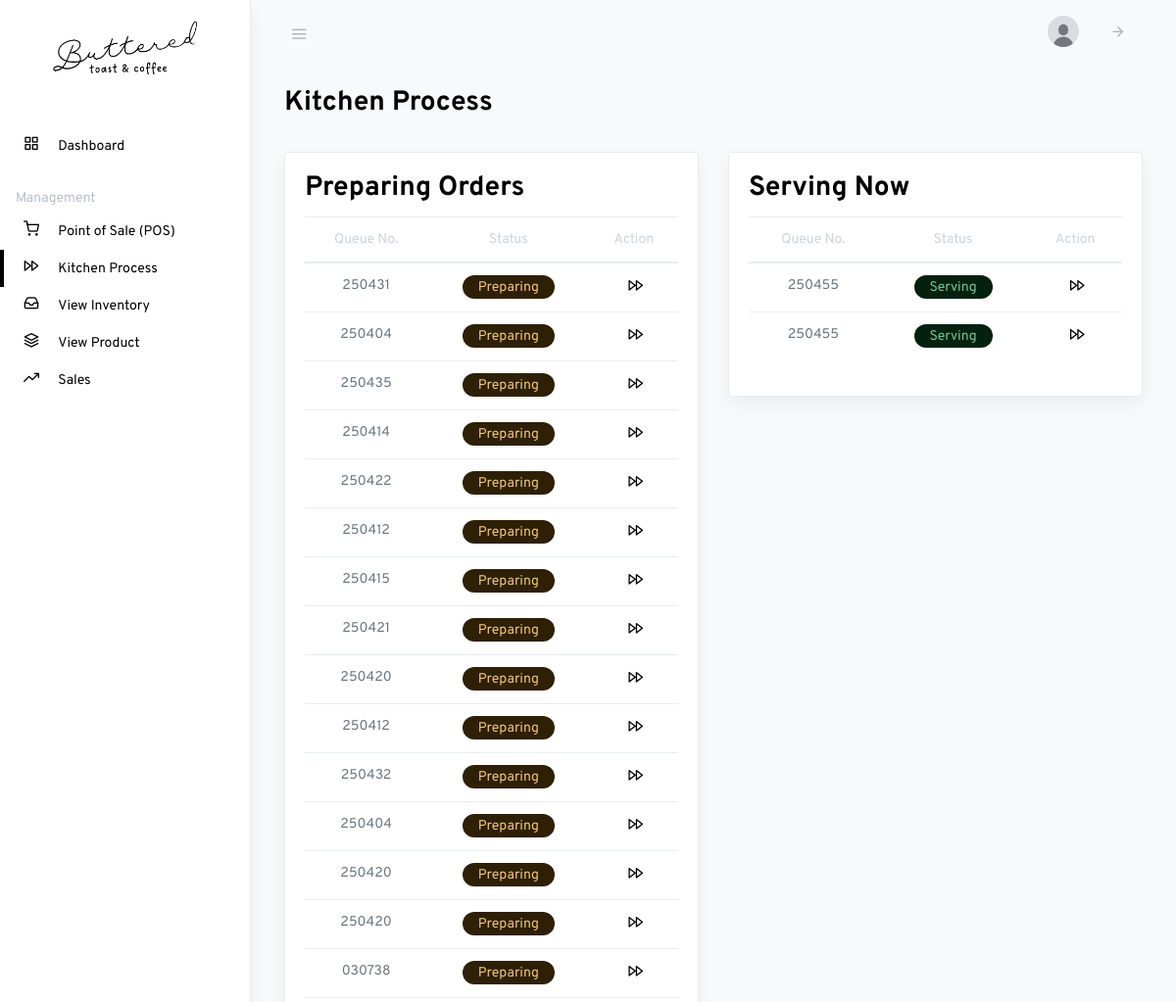
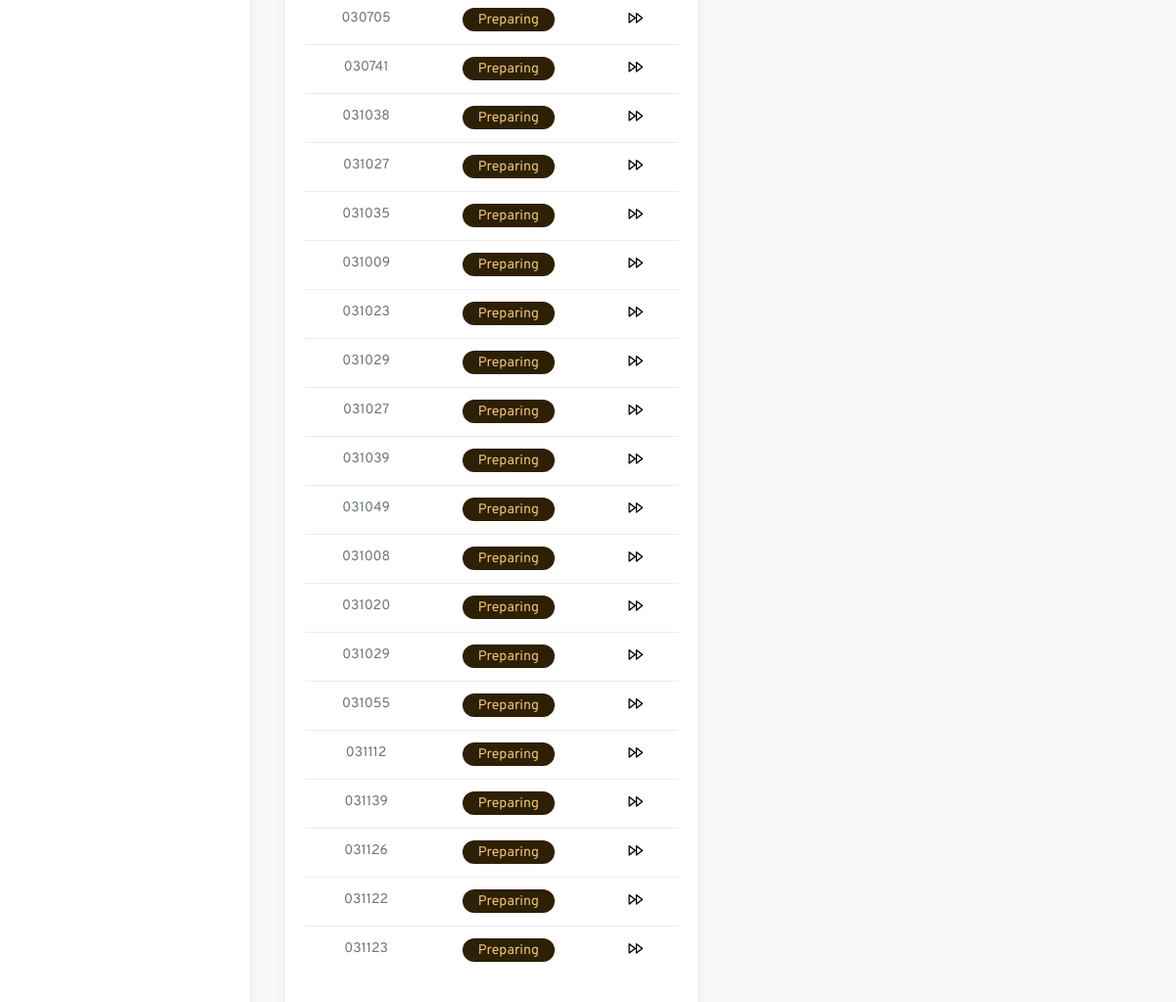
The page /staff-kitchen-process.php (signed in) on the database its author committed (2 pictures, top to bottom).
### tables this page shows
CREATE TABLE `staff` (
  `staff_id` int(11) NOT NULL,
  `branch_id` int(11) NOT NULL,
  `status` int(1) NOT NULL,
  `username` varchar(50) NOT NULL,
  `password` varchar(255) NOT NULL,
  `email` text NOT NULL,
  `firstname` text NOT NULL,
  `lastname` text NOT NULL,
  `contact_number` text NOT NULL,
  `photo` text NOT NULL,
  `last_updated` timestamp(6) NOT NULL DEFAULT current_timestamp(6) ON UPDATE current_timestamp(6)
);

CREATE TABLE `sales` (
  `sale_id` int(11) NOT NULL,
  `branch_id` int(11) NOT NULL,
  `total_amount` decimal(11,2) NOT NULL,
  `customer_pay` decimal(11,2) NOT NULL,
  `change_amount` decimal(11,2) NOT NULL,
  `payment_method` text NOT NULL,
  `queue_no` text NOT NULL,
  `status` int(1) NOT NULL,
  `transaction_date` timestamp(6) NOT NULL DEFAULT current_timestamp(6) ON UPDATE current_timestamp(6)
);

### staff-kitchen-process.php (the view, shortened to what this page needs)
<?php
$active_page = "kitchen";
?>
<!DOCTYPE html>
<html lang="en">
<head>
    <?php include 'partials/header.php'; ?>
</head>
<body class="vertical  light">
    <div class="wrapper">
        <?php include 'partials/staff-navbar.php'; ?>
        <main role="main" class="main-content">
            <div class="container-fluid">
                <h2 class="page-title">Kitchen Process</h2>
                <div class="row justify-content-center">
                    <div class="col-6">
                        <div class="row my-4">
                            <div class="col-md-12">
                                <div class="card shadow">
                                    <div class="card-body">
                                        <h2 class="card-title">Preparing Orders</h2>
                                        <table class="table datatables" id="dataTable-1">
                                            <thead>
                                                <tr class="text-center">
                                                    <th>Queue No.</th>
                                                    <th>Status</th>
                                                    <th>Action</th>
                                                </tr>
                                            </thead>
                                            <tbody>
                                                <?php
                                                $sql1 = "SELECT * FROM sales WHERE status = 0";
                                                $r = mysqli_query($link, $sql1);
                                                if ($r->num_rows > 0) {
                                                    while ($row1 = mysqli_fetch_assoc($r)) {
                                                        ?>
                                                        <tr class="text-center">
                                                            <td>
                                                                <p class="fw-normal mb-1">
                                                                    <?php echo $row1['queue_no']; ?>
                                                                </p>
                                                            </td>
                                                            <td>
                                                                <span
                                                                    class="badge badge-warning rounded-pill d-inline px-3">Preparing</span>
                                                            </td>
                                                            <td>
                                                                <div class="d-inline">
                                                                    <a class="ml-1 action-icon" href="javascript:void(0);"
                                                                        onclick="confirmStatusUpdate('<?php echo $row1['queue_no']; ?>', <?php echo $row1['status']; ?>)">
                                                                        <i class="fe fe-fast-forward fe-16"></i>
                                                                    </a>
                                                                </div>
                                                            </td>
                                                        </tr>
                                                        <?php
                                                    }
                                                }
                                                ?>
                                            </tbody>
                                        </table>
                                    </div>
                                </div>
                            </div>
                        </div>
                    </div>
                    <div class="col-6">
                        <div class="row my-4">
                            <div class="col-md-12">
                                <div class="card shadow">
                                    <div class="card-body">
                                        <h2 class="card-title">Serving Now</h2>
                                        <table class="table datatables" id="dataTable-1">
                                            <thead>
                                                <tr class="text-center">
                                                    <th>Queue No.</th>
                                                    <th>Status</th>
                                                    <th>Action</th>
                                                </tr>
                                            </thead>
                                            <tbody>
                                                <?php
                                                $sql1 = "SELECT * FROM sales WHERE status = 1";
                                                $r = mysqli_query($link, $sql1);
                                                if ($r->num_rows > 0) {
                                                    while ($row1 = mysqli_fetch_assoc($r)) {
                                                        ?>
                                                        <tr class="text-center">
                                                            <td>
                                                                <p class="fw-normal mb-1">
                                                                    <?php echo $row1['queue_no']; ?>
                                                                </p>
                                                            </td>
                                                            <td>
                                                                <span
                                                                    class="badge badge-success rounded-pill d-inline px-3">Serving</span>
                                                            </td>
                                                            <td>
                                                                <div class="d-inline">
                                                                    <a class="ml-1 action-icon" href="javascript:void(0);"
                                                                        onclick="confirmStatusUpdate('<?php echo $row1['queue_no']; ?>', <?php echo $row1['status']; ?>)">
                                                                        <i class="fe fe-fast-forward fe-16"></i>
                                                                    </a>
                                                                </div>
                                                            </td>
                                                        </tr>
                                                        <?php
                                                    }
                                                }
                                                ?>
                                            </tbody>
                                        </table>
                                    </div>
                                </div>
                            </div>
                        </div>
                    </div>
                </div>
            </div>
        </main>
    </div>
</body>
</html>

### partials/staff-navbar.php (shortened to what this page needs)
<?php
require_once "config.php";
$sql = "SELECT * FROM staff WHERE staff_id = '".$_SESSION['id']."'";
$result = mysqli_query($link, $sql);
$row = mysqli_fetch_assoc($result);
?>
<nav class="topnav navbar navbar-light">
    <button type="button" class="navbar-toggler text-muted mt-2 p-0 mr-3 collapseSidebar">
        <i class="fe fe-menu navbar-toggler-icon"></i>
    </button>
    <ul class="nav">
        <li class="nav-item">
            <a class="nav-link text-muted" href="">
                <span class="avatar avatar-sm">
                    <img src="storage/profile/<?php if ($row["photo"] != "" ) { echo $row["photo"]; } else { echo 'default_image.png'; } ?>" alt="..." class="avatar-img rounded-circle">
                </span>
            </a>
        </li>
        <li class="nav-item">
            <a class="nav-link text-muted my-2" href="#" data-toggle="modal" data-target="#defaultModal">
                <i class="fe fe-arrow-right fe-16"></i>
            </a>
        </li>
    </ul>
</nav>
<aside class="sidebar-left border-right bg-white shadow" id="leftSidebar" data-simplebar>
    <nav class="vertnav navbar navbar-light">
        <div class="w-100 mb-4 d-flex">
            <a class="navbar-brand mx-auto mt-2 flex-fill text-center" href="#">
                <div class="text-center mb-4">
                    <img src="assets/images/logo.png" alt="" width="150">
                </div>
            </a>
        </div>
        <ul class="navbar-nav flex-fill w-100 mb-2">
            <li class="nav-item w-100 <?php if ($active_page == "dashboard") { echo "active"; } ?>">
                <a class="nav-link" href="staff-dashboard">
                    <i class="fe fe-grid fe-16"></i>
                    <span class="ml-3 item-text">Dashboard</span>
                </a>
            </li>
        </ul>
        <p class="text-muted nav-heading mt-3 mb-1">
            <span>Management</span>
        </p>
        <ul class="navbar-nav flex-fill w-100 mb-2">
            <li class="nav-item w-100 <?php if ($active_page == "pos") { echo "active"; } ?>">
                <a class="nav-link" href="staff-point-of-sale">
                    <i class="fe fe-shopping-cart fe-16"></i>
                    <span class="ml-3 item-text">Point of Sale (POS)</span>
                </a>
            </li>
            <li class="nav-item w-100 <?php if ($active_page == "kitchen") { echo "active"; } ?>">
                <a class="nav-link" href="staff-kitchen-process">
                    <i class="fe fe-fast-forward fe-16"></i>
                    <span class="ml-3 item-text">Kitchen Process</span>
                </a>
            </li>
            <li class="nav-item w-100 <?php if ($active_page == "inventory") { echo "active"; } ?>">
                <a class="nav-link" href="staff-view-inventory">
                    <i class="fe fe-inbox fe-16"></i>
                    <span class="ml-3 item-text">View Inventory</span>
                </a>
            </li>
            <li class="nav-item w-100 <?php if ($active_page == "product") { echo "active"; } ?>">
                <a class="nav-link" href="staff-view-product">
                    <i class="fe fe-layers fe-16"></i>
                    <span class="ml-3 item-text">View Product</span>
                </a>
            </li>
            <li class="nav-item w-100 <?php if ($active_page == "sales") { echo "active"; } ?>">
                <a class="nav-link" href="staff-sales">
                    <i class="fe fe-trending-up fe-16"></i>
                    <span class="ml-3 item-text">Sales</span>
                </a>
            </li>
        </ul>
    </nav>
</aside>

### css/simplebar.css (style rules this page uses)
[data-simplebar] { position: relative; flex-direction: column; flex-wrap: wrap; justify-content: flex-start; align-content: flex-start; align-items: flex-start; }

### css/feather.css (style rules this page uses)
.fe { font-family: "feather" !important; speak: none; font-style: normal; font-weight: normal; font-variant: normal; text-transform: none; line-height: 1; -webkit-font-smoothing: antialiased; -moz-osx-font-smoothing: grayscale; }
.fe-16 { font-size: 16px; }
.fe-arrow-right:before { content: ""; }
.fe-fast-forward:before { content: ""; }
.fe-grid:before { content: ""; }
.fe-inbox:before { content: ""; }
.fe-layers:before { content: ""; }
.fe-menu:before { content: ""; }
.fe-shopping-cart:before { content: ""; }
.fe-trending-up:before { content: ""; }

### partials/header.php (style rules this page uses)
.navbar-light .navbar-nav .nav-link { color: #000 !important; }
.badge { font-size: 14px; }
.badge-success { color: #72C894; background-color: #04210F; }
.badge-warning { color: #EFC776; background-color: #2E2005; }
.action-icon { color: #000; }
.page-title, .card-title { color: #000; }

### rows shown on the page
staff: photo (picture)
sales: queue_no "250431"
sales: queue_no "250404"
sales: queue_no "250435"
sales: queue_no "250414"
sales: queue_no "250422"
sales: queue_no "250412"
sales: queue_no "250415"
sales: queue_no "250421"
sales: queue_no "250420"
sales: queue_no "250412"
sales: queue_no "250432"
sales: queue_no "250404"
sales: queue_no "250420"
sales: queue_no "250420"
sales: queue_no "030738"
sales: queue_no "030705"
sales: queue_no "030741"
sales: queue_no "031038"
sales: queue_no "031027"
sales: queue_no "031035"
sales: queue_no "031009"
sales: queue_no "031023"
sales: queue_no "031029"
sales: queue_no "031027"
sales: queue_no "031039"
sales: queue_no "031049"
sales: queue_no "031008"
sales: queue_no "031020"
sales: queue_no "031029"
sales: queue_no "031055"
sales: queue_no "031112"
sales: queue_no "031139"
sales: queue_no "031126"
sales: queue_no "031122"
sales: queue_no "031123"
sales: queue_no "250455"
sales: queue_no "250455"
